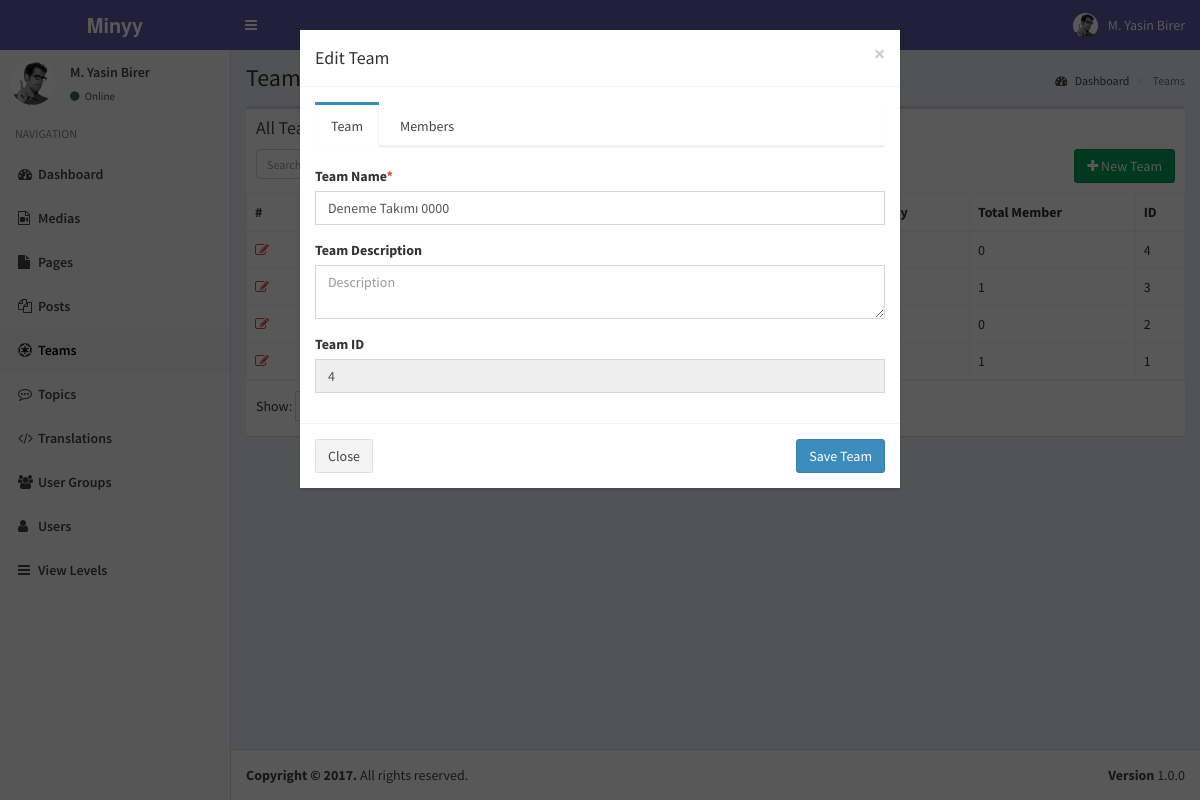
Screenshot of /index.php?controller=module&action=teams&do=edit&id=4 (signed in) with the database file from the repository.
### tables this page shows
CREATE TABLE `users` (
  `pk_user_id` int(11) NOT NULL,
  `username` varchar(50) NOT NULL,
  `password` varchar(50) NOT NULL,
  `email` varchar(75) NOT NULL,
  `last_visit` timestamp NOT NULL DEFAULT CURRENT_TIMESTAMP,
  `fullname` varchar(50) DEFAULT NULL,
  `registration_date` timestamp NULL DEFAULT CURRENT_TIMESTAMP
);

CREATE TABLE `modules` (
  `pk_module_id` int(11) NOT NULL,
  `name` varchar(20) NOT NULL,
  `icon` varchar(30) DEFAULT NULL,
  `module_key` varchar(20) NOT NULL,
  `does` text,
  `params` text
);

CREATE TABLE `teams` (
  `pk_team_id` int(11) NOT NULL,
  `name` varchar(255) NOT NULL,
  `description` text,
  `created_at` datetime NOT NULL DEFAULT CURRENT_TIMESTAMP,
  `created_by` int(11) DEFAULT NULL,
  `params` json DEFAULT NULL
);

### views/teams/teams.php (the view, shortened to what the rows shown need)
<?php ViewHelper::getHeader(); ?>
<?php
    global $objList;
    global $params;
?>
<section class="content-header">
    <h1>
    </h1>
    <ol class="breadcrumb">
    <li><a href="index.php"><i class="fa fa-dashboard"></i> <?php T::__("Dashboard"); ?></a></li>
    <li class="active"> <?php T::__("Teams"); ?></li>
    </ol>
</section>
<section class="content">
    <div class="row">
    <div class="col-xs-12">
        <div class="box">
        <div class="box-header">
            <h3 class="box-title"><?php T::__("All Teams"); ?></h3>
            <div class="box-toolbox">
            <form id="search-form">
            <div class="input-group input-group-sm pull-left search-form">
                <div class="input-group-btn">
                <button type="submit" class="btn btn-default"><i class="fa fa-search"></i></button>
                </div>
            </div>
            </form>
            <button type="button" data-toggle="openModal" data-target="#addTeamModal" class="btn btn-success pull-right">
                <i class="fa fa-plus"></i> <?php T::__("New Team"); ?>
            </button>
            </div>
        </div>
        <div class="box-body table-responsive no-padding">
            <table class="table table-hover table-bordered">
                <thead>
                    <tr>
                        <th>#</th>
                        <th><?php T::__("Team Name"); ?></th>
                        <th><?php T::__("Created At"); ?></th>
                        <th><?php T::__("Created By"); ?></th>
                        <th><?php T::__("Total Member"); ?></th>
                        <th><?php T::__("ID"); ?></th>
                    </tr>
                </thead>
                <tbody style="cursor: pointer;">
                <?php $i=$params['offset']+1; foreach($objList as $team): ?>
                <tr data-action="teams" data-id="<?php echo $team->pk_team_id; ?>">
                    <td><a data-toggle="tooltip" title="Düzenle" class="text-red" href="index.php?controller=module&action=teams&do=edit&id=<?php echo $team->pk_team_id; ?>"><i class="fa fa-edit"></i></a></td>
                    <td class="has-link"><?php echo $team->name; ?></td>
                    <td class="has-link"><?php echo $team->created_at; ?></td>
                    <td class="has-link"><?php echo $team->created_by_username; ?></td>
                    <td class="has-link"><?php echo $team->member_count; ?></td>
                    <td class="has-link"><?php echo $team->pk_team_id; ?></td>
                </tr>
                <?php endforeach; ?>
                </tbody>
            </table>
        </div>
        <div class="box-footer clearfix">
            <div class="table-length dataTables_length pull-left">
                <label><?php T::__("Show:"); ?>
                </label>
            </div>
        </div>
        </div>
    </div>
    </div>
</section>
<?php
global $obj;
if(!empty($obj)){
    ViewHelper::getView('teams','edit_team');
}
?>

### views/static/header.php (shortened to what the rows shown need)
<?php
global $currentUser;
?>
<a href="index.php" class="logo">
    <span class="logo-lg"><b>Minyy</b></span>
</a>
<nav class="navbar navbar-static-top">
    <a href="#" class="sidebar-toggle" data-toggle="offcanvas" role="button">
    </a>
    <div class="navbar-custom-menu">
    <ul class="nav navbar-nav">
        <li class="dropdown user user-menu">
        <a href="#" class="dropdown-toggle" data-toggle="dropdown">
            <img src="assets/img/user2-160x160.jpg" class="user-image" alt="User Image">
            <span class="hidden-xs"><?php echo $currentUser->fullname; ?></span>
        </a>
            </li>
        </ul>
    </div>
</nav>

### views/static/sidebar.php
<?php
global $currentUser;
global $MODULES;
?>
<section class="sidebar">
    <div class="user-panel">
    <div class="pull-left image">
        <img src="assets/img/user2-160x160.jpg" class="img-circle" alt="User Image">
    </div>
    <div class="pull-left info">
        <p><?php echo $currentUser->fullname; ?></p>
        <a href="#"><i class="fa fa-circle text-success"></i> <?php echo T::__('Online'); ?></a>
    </div>
    </div>
    <ul class="sidebar-menu">
    <li class="header"><?php echo T::__('NAVIGATION'); ?></li>
    <?php
    foreach($currentUser->modules as $module=>$moduleProps):
    ?>
    <li class="<?php echo Functions::isActive($module); ?>">
        <a href="index.php?controller=module&action=<?php echo $module; ?>"><i class="fa <?php echo $MODULES[$module]["icon"]; ?>"></i><span><?php echo $MODULES[$module]["name"]; ?></span></a>
    </li>
    <?php endforeach; ?>
    </ul>
</section>

### views/teams/edit_team.php (shortened to what the rows shown need)
<?php
    global $obj;
?>
<div class="modal fade" id="editTeamModal" role="dialog" aria-labelledby="myModalLabel">
    <div class="modal-dialog" role="document">
    <div class="modal-content">
        <form method="post" action="index.php?controller=module&action=teams&do=edit" id="editTeamForm">
        <div class="modal-header">
        <button type="button" class="close" data-dismiss="modal" aria-label="Close">
            <span aria-hidden="true">&times;</span></button>
        <h4 class="modal-title"><?php T::__("Edit Team"); ?></h4>
        </div>
        <div class="modal-body">
            <div class="nav-tabs-custom">
                <ul class="nav nav-tabs" role="tablist">
                    <li role="presentation" class="active"><a href="#editTeam" aria-controls="editTeam" role="tab" data-toggle="tab"><?php T::__("Team"); ?></a></li>
                    <li role="presentation"><a href="#editMembers" aria-controls="editMembers" role="tab" data-toggle="tab"><?php T::__("Members"); ?></a></li>
                </ul>
            </div>
            <div class="tab-content">
                <div role="tabpanel" class="tab-pane active" id="editTeam">
                    <div class="form-group has-feedback">
                        <label><?php T::__('Team Name'); ?><span class="text-red">*</span></label>
                        <input type="text" class="form-control" id="editTeamFormName" value="<?php echo $obj->name; ?>" placeholder="<?php T::__('Team Name'); ?>" name="editTeamFormName">
                    </div>
                    <div class="form-group has-feedback">
                        <label><?php T::__('Team Description'); ?><span class="text-red"></span></label>
                        <textarea class="form-control" id="editTeamFormDescription" value="<?php echo $obj->description; ?>" placeholder="<?php T::__('Description'); ?>" name="editTeamFormDescription"></textarea>
                    </div>
                    <div class="form-group has-feedback">
                        <label><?php T::__('Team ID'); ?></label>
                        <input type="text" class="form-control" value="<?php  echo $obj->pk_team_id; ?>" disabled />
                    </div>
                </div>
            </div>
        </div>
        <div class="modal-footer">
            <a class="btn btn-default pull-left" data-dismiss="modal"><?php T::__("Close"); ?></a>
            <button type="submit" name="editTeamForm" class="btn btn-primary"><?php T::__("Save Team"); ?></button>
        </div>
        </form>
    </div>
    </div>
</div>

### rows the page displays
users: fullname "M. Yasin Birer"
modules: name "Dashboard"
modules: name "Medias"
modules: name "Pages"
modules: name "Posts"
modules: name "Teams"
modules: name "Topics"
modules: name "Translations"
modules: name "User Groups"
modules: name "Users"
modules: name "View Levels"
teams: member_count "0", pk_team_id "4", editTeamFormName "Deneme Takımı 0000", editTeamFormDescription "Description"
teams: member_count "1", pk_team_id "3"
teams: member_count "0", pk_team_id "2"
teams: member_count "1", pk_team_id "1"

### other values shown
$text "Online NAVIGATION Teams Dashboard Teams All Teams New Team Total Member ID Show: Edit Team Team Members Team Name Team Description Team ID Close Save Team"
